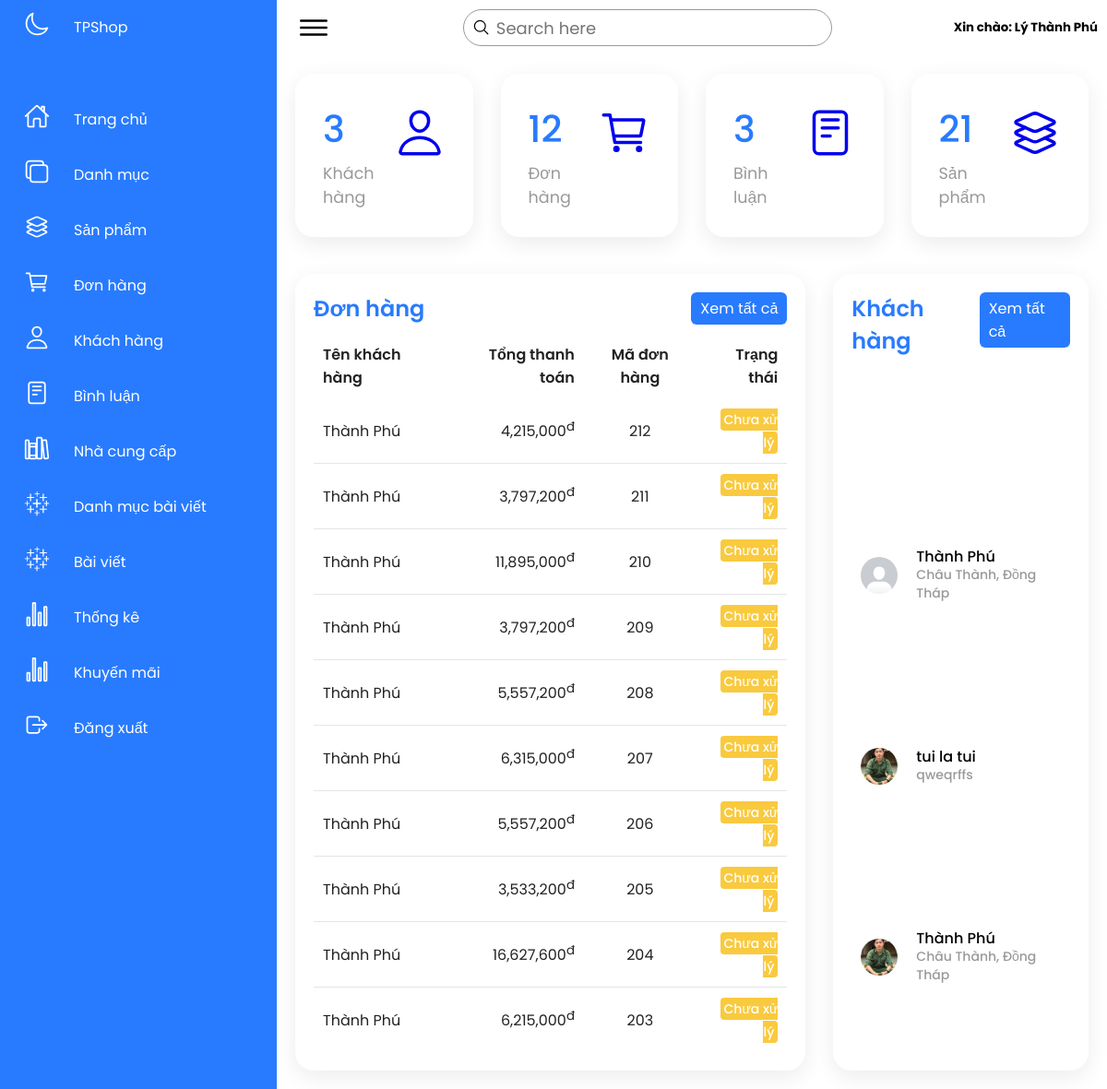
The page /admin/trangchu.php (signed in) on the database its author committed.
### tables this page shows
CREATE TABLE `sanpham` (
  `sanpham_id` int(11) NOT NULL,
  `category_id` int(11) NOT NULL,
  `sanpham_name` varchar(255) NOT NULL,
  `sanpham_chitiet` text NOT NULL,
  `sanpham_mota` text NOT NULL,
  `sanpham_gia` float NOT NULL,
  `sanpham_giakhuyenmai` float NOT NULL,
  `sanpham_active` int(11) NOT NULL COMMENT '0: sản phẩm đang bán\r\n1: sản phẩm ngừng bán hoặc hết hàng',
  `sanpham_hot` int(11) NOT NULL COMMENT '0:sản phẩm bình thường\r\n1:sản phẩm hot',
  `sanpham_soluong` int(11) NOT NULL,
  `sanpham_img` varchar(50) NOT NULL,
  `nhacungcap_id` int(11) NOT NULL
);

CREATE TABLE `khachhang` (
  `khachhang_id` int(11) NOT NULL,
  `name` varchar(100) NOT NULL,
  `phone` varchar(50) NOT NULL,
  `address` varchar(255) NOT NULL,
  `email` varchar(150) NOT NULL,
  `password` varchar(50) NOT NULL,
  `khachhang_img` varchar(50) NOT NULL
);

CREATE TABLE `donhang` (
  `donhang_id` int(11) NOT NULL,
  `khachhang_id` int(11) NOT NULL,
  `ngaythang` varchar(50) NOT NULL,
  `tinhtrang` int(11) NOT NULL COMMENT '0: chưa xử lý \r\n1: đã xử lý\r\n2: Đang giao hàng\r\n3: Giao hàng thành công',
  `huydon` int(11) NOT NULL DEFAULT 0 COMMENT '0: đơn hàng bình thường\r\n1: đơn hàng đang yêu cầu hủy\r\n2: đơn hàng đã hủy',
  `makhuyenmai` varchar(50) NOT NULL,
  `tongtien` float NOT NULL,
  `tongthanhtoan` float NOT NULL
);

CREATE TABLE `chitiet_donhang` (
  `id_chitietdonhang` int(11) NOT NULL,
  `donhang_id` int(11) NOT NULL,
  `sanpham_id` int(11) NOT NULL,
  `soluong` int(11) NOT NULL
);

### admin/trangchu.php (the view, shortened to what this page needs)
<?php
include_once('../db/conn.php');
?>
<!DOCTYPE html>
<html lang="en">
<head>
    <link rel="stylesheet" href="../css/style_admin.css">
</head>
<body>
    <div class="container">
        <?php
        include('menu.php');
        ?>
        <div class="main">
            <div class="topbar">
                <div class="toggle">
                    <ion-icon name="menu-outline"></ion-icon>
                </div>
                <div class="search">
                    <label for="">
                        <input type="text" placeholder="Search here">
                        <ion-icon name="search-outline"></ion-icon>
                    </label>
                </div>
                <div class="user">
                    <h5>Xin chào: <?php echo $_SESSION['dangnhap'] ?> </h5>
                </div>
            </div>
            <div class="cardBox">
                <div class="card">
                    <?php
                    $sql_kh = mysqli_query($con, "SELECT count(khachhang_id) as kh FROM khachhang order by khachhang_id DESC");
                    $row_kh = mysqli_fetch_array($sql_kh);
                    ?>
                    <div>
                        <div class="numbers"><?= $row_kh['kh'] ?></div>
                        <div class="cardName"> Khách hàng</div>
                    </div>
                    <div class="iconbox">
                        <a href="xulykhachhang.php">
                            <ion-icon name="person-outline"></ion-icon>
                        </a>
                    </div>
                </div>
                <div class="card">
                    <?php
                    $sql_dh = mysqli_query($con, "SELECT count(donhang_id) as dh FROM donhang  order by donhang_id DESC");
                    $row_dh = mysqli_fetch_array($sql_dh);
                    ?>
                    <div>
                        <div class="numbers"><?= $row_dh['dh'] ?></div>
                        <div class="cardName">Đơn hàng</div>
                    </div>
                    <div class="iconbox">
                        <a href="xulydonhang.php">
                            <ion-icon name="cart-outline"></ion-icon>
                        </a>
                    </div>
                </div>
                <div class="card">
                    <?php
                    $sql_bl = mysqli_query($con, "SELECT count(binhluan_id) as bl FROM binhluan  order by binhluan_id DESC");
                    $row_bl = mysqli_fetch_array($sql_bl);
                    ?>
                    <div>
                        <div class="numbers"><?= $row_bl['bl'] ?></div>
                        <div class="cardName">Bình luận</div>
                    </div>
                    <div class="iconbox">
                        <a href="xulybinhluan.php">
                            <ion-icon name="reader-outline"></ion-icon>
                        </a>
                    </div>
                </div>
                <div class="card">
                    <?php
                    $sql_sp = mysqli_query($con, "SELECT count(sanpham_id) as sp FROM sanpham  order by sanpham_id DESC");
                    $row_sp = mysqli_fetch_array($sql_sp);
                    ?>
                    <div>
                        <div class="numbers"><?= $row_sp['sp'] ?></div>
                        <div class="cardName">Sản phẩm</div>
                    </div>
                    <div class="iconbox">
                        <a href="xulysanpham.php">
                            <ion-icon name="layers-outline"></ion-icon>
                        </a>
                    </div>
                </div>
            </div>
            <div class="details">
                <div class="recentOrder">
                    <div class="cardHeader">
                        <h2>Đơn hàng</h2>
                        <a href="xulydonhang.php" class="btn">Xem tất cả</a>
                    </div>
                    <?php
                    $sql_select = mysqli_query($con, "SELECT * FROM sanpham,khachhang,donhang,chitiet_donhang
                        where chitiet_donhang.sanpham_id=sanpham.sanpham_id
                            AND donhang.khachhang_id=khachhang.khachhang_id
                                AND donhang.donhang_id=chitiet_donhang.donhang_id
                                    GROUP BY  chitiet_donhang.donhang_id order by donhang.donhang_id DESC limit 10");
                    ?>
                    <table>
                        <thead>
                            <tr>
                                <td>Tên khách hàng</td>
                                <td>Tổng thanh toán</td>
                                <td>Mã đơn hàng</td>
                                <td>Trạng thái</td>
                            </tr>
                        </thead>
                        <tbody>
                            <?php
                            while ($row_donhang = mysqli_fetch_array($sql_select)) {
                            ?>
                                <tr>
                                    <td><?= $row_donhang['name'] ?></td>
                                    <td><?php echo number_format($row_donhang['tongthanhtoan']) ?><sup>đ</sup></td>
                                    <td><?= $row_donhang['donhang_id'] ?></td>
                                    <?php
                                    if ($row_donhang['tinhtrang'] == 0) {
                                        echo '<td><span class="status pending">Chưa xử lý</span></td>';
                                    } elseif ($row_donhang['tinhtrang'] == 1) {
                                        echo '<td><span class="status pending">Đã xử lý</span></td>';
                                    } elseif ($row_donhang['tinhtrang'] == 2) {
                                        echo '<td><span class="status inprogress">Đang vận chuyển</span></td>';
                                    } elseif ($row_donhang['huydon'] == 2) {
                                        echo '<td><span class="status return">hủy đơn</span></td>';
                                    } else {
                                        echo '<td><span class="status delivered ">Giao hàng thành công</span></td>';
                                    }
                                    ?>
                                </tr>
                            <?php
                            }
                            ?>
                        </tbody>
                    </table>
                </div>
                <div class="recentCustomers">
                    <div class="cardHeader">
                        <h2>Khách hàng</h2>
                        <a href="xulykhachhang.php" class="btn">Xem tất cả</a>
                    </div>
                    <?php
                    $sql_kh_new = mysqli_query($con, "SELECT * FROM khachhang order by khachhang_id DESC");
                    while ($row_kh_new = mysqli_fetch_array($sql_kh_new)) {
                    ?>
                        <table>
                            <tr>
                                <td width="60px">
                                    <div class="imgbox"><img src="../upload/<?= $row_kh_new['khachhang_img'] ?>" alt=""></div>
                                </td>
                                <td>
                                    <h4><?= $row_kh_new['name'] ?><br><span><?= $row_kh_new['address'] ?></span></h4>
                                </td>
                            </tr>
                        </table>
                    <?php
                    }
                    ?>
                </div>
            </div>
        </div>
    </div>
</body>
</html>

### css/style_admin.css (style rules this page uses)
* { margin: 0; padding: 0; box-sizing: border-box; font-family: 'Poppins', sans-serif; }
:root { --blue: #287bff; --white: #fff; --grey: #f5f5f5; --black1: #222; --black2: #999; }
body { min-width: 100vh; overflow-x: hidden; }
.main { position: absolute; width: calc(100% - 300px); left: 300px; min-height: 100vh; background:var(--white); transition: 0.5s; }
.topbar { width: 100%; height: 60px; display: flex; justify-content: space-between; align-items: center; padding: 0 10px; }
.toggle { position: relative; width: 60px; height: 60px; display: flex; justify-content: center; align-items: center; font-size: 2.5em; cursor: pointer; }
.search { position: relative; width: 400px; margin: 0 10px; }
.search label { position: relative; width: 100%; }
.search label input { width: 100%; height: 40px; border-radius: 40px; padding: 5px 20px; padding-left: 35px; font-size: 18px; outline: none; border: 1px solid var(--black2); }
.search label ion-icon { position: absolute; top: 0; left: 10px; font-size: 1.2em; }
.cardBox { position: relative; width: 100%; padding: 20px; display: grid; grid-template-columns: repeat(4,1fr); grid-gap: 30px; }
.cardBox .card { position: relative; background:var(--white); padding: 30px; border-radius: 20px; display: flex; justify-content: space-between; cursor: pointer; box-shadow: 0 7px 25px rgba(0, 0, 0, 0.08); }
.cardBox .card .numbers { position: relative; font-weight: 500; font-size: 2.5em; color: var(--blue); }
.cardBox .card .cardName { color: var(--black2); font-size: 1.1em; margin-top: 5px; }
.cardBox .card .iconbox { font-size: 3.5em; color: var(--black2); }
.details { position: relative; width: 100%; padding: 20px; display: grid; grid-template-columns: 2fr 1fr; grid-gap: 30px; }
.details .recentOrder { position: relative; display: grid; min-height: 500px; background: var(--white); padding: 20px; box-shadow: 0 7px 25px rgba(0, 0, 0, 0.08); border-radius: 20px; }
.cardHeader { display: flex; justify-content: space-between; align-items: flex-start; }
.cardHeader h2 { font-weight: 600; color: var(--blue); }
.btn { position: relative; padding: 5px 10px; background: var(--blue); text-decoration: none; color: var(--white); border-radius: 6px; }
.details table { width: 100%; border-collapse: collapse; margin-top: 10px; }
.details table thead td { font-weight: 600; }
.details .recentOrder table tr { color: var(--black1); border-bottom: 1px solid rgba(0, 0, 0, 0.1); }
.details .recentOrder table tr:last-child { border-bottom: none; }
.details .recentOrder table tr td { padding: 10px; }
.details .recentOrder table tr td:last-child { text-align: end; }
.details .recentOrder table tr td:nth-child(2) { text-align: end; }
.details .recentOrder table tr td:nth-child(3) { text-align: center; }
.status.pending { padding: 2px 4px; background: #f9ca3f; color: var(--white); border-radius: 4px; font-size: 14px; font-weight: 500; }
.recentCustomers { position: relative; display: grid; min-height: 500px; padding: 20px; background: var(--white); box-shadow: 0 7px 25px rgba(0, 0, 0, 0.08); border-radius: 20px; }
.recentCustomers .imgbox { position: relative; width: 40px; height: 40px; border-radius: 50%; overflow: hidden; }
.recentCustomers .imgbox img { position: absolute; top: 0; left: 0; width: 100%; height: 100%; object-fit: cover; }
.recentCustomers table tr td { padding: 12px 10px; }
.recentCustomers table tr td h4 { font-size: 16px; font-weight: 500; line-height: 1.2em; }
.recentCustomers table tr td h4 span { font-size: 14px; color: var(--black2); }

### rows shown on the page
sanpham: khachhang.name "Thành Phú", donhang.tongthanhtoan "4,215,000", chitiet_donhang.donhang_id "212", donhang.tongthanhtoan "3,797,200", chitiet_donhang.donhang_id "211", chitiet_donhang.donhang_id "209"
sanpham: khachhang.name "Thành Phú", donhang.tongthanhtoan "11,895,000", chitiet_donhang.donhang_id "210", donhang.tongthanhtoan "3,533,200", chitiet_donhang.donhang_id "205"
sanpham: khachhang.name "Thành Phú", donhang.tongthanhtoan "5,557,200", chitiet_donhang.donhang_id "208", donhang.tongthanhtoan "6,315,000", chitiet_donhang.donhang_id "207", chitiet_donhang.donhang_id "206", donhang.tongthanhtoan "16,627,600", chitiet_donhang.donhang_id "204", donhang.tongthanhtoan "6,215,000", chitiet_donhang.donhang_id "203"
khachhang: khachhang_img (picture), name "Thành Phú", address "Châu Thành, Đồng Tháp"
khachhang: khachhang_img (picture), name "tui la tui", address "qweqrffs"
khachhang: khachhang_img (picture), name "Thành Phú", address "Châu Thành, Đồng Tháp"

### other values the page prints
$_SESSION['dangnhap'] "Lý Thành Phú"
$row_kh['kh'] "3"
$row_dh['dh'] "12"
$row_bl['bl'] "3"
$row_sp['sp'] "21"
